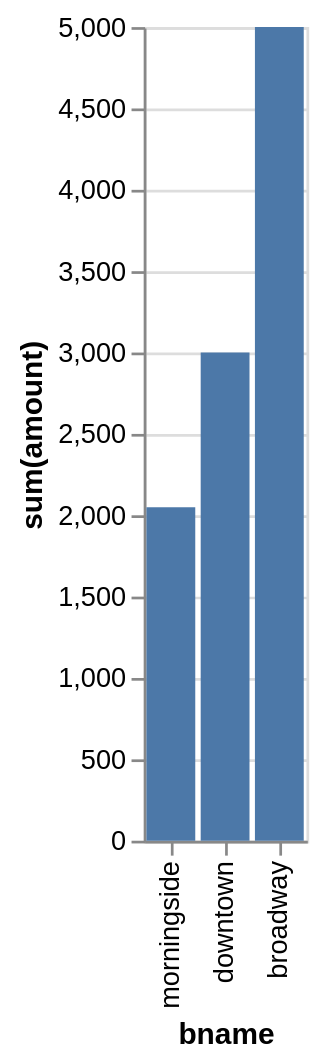

Write the Vega-Lite specification saved for this chart.
### Vega-Lite specification from a JSON file in a GitHub repository (floating-point values rounded to 4 significant figures)
{"data": {"values": [{"x_data": "broadway", "y_data": 5000}, {"x_data": "downtown", "y_data": 3000}, {"x_data": "morningside", "y_data": 2050}]}, "mark": "bar", "encoding": {"x": {"field": "x_data", "type": "nominal", "title": "bname", "sort": {"op": "sum", "field": "y_data", "order": "ascending"}}, "y": {"field": "y_data", "type": "quantitative", "title": "sum(amount)"}}}
